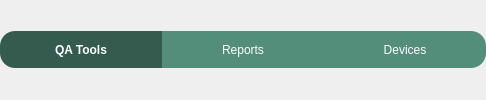
               <widget class="QFrame" name="navigationFrame">
                <property name="sizePolicy">
                 <sizepolicy hsizetype="Preferred" vsizetype="Fixed">
                  <horstretch>0</horstretch>
                  <verstretch>0</verstretch>
                 </sizepolicy>
                </property>
                <property name="styleSheet">
                 <string notr="true">QPushButton:!checked{
	background-color: rgb(82, 142, 122);
    min-width: 150px;
	min-height:25px;
    padding: 6px;
}

QPushButton#qaToolsBtn{
	border-top-left-radius: 15px;
	border-bottom-left-radius: 15px ;
	color: white;
}

QPushButton#qaReportsBtn{
	border-radius: 0px;
	color: white;
}

QPushButton#devicesBtn{
	border-top-right-radius: 15px;
	border-bottom-right-radius: 15px ;
	color: white;
}

QPushButton:checked {
    background-color: rgb(52, 91, 78);
	font: bold;
}
</string>
                </property>
                <property name="frameShape">
                 <enum>QFrame::NoFrame</enum>
                </property>
                <property name="frameShadow">
                 <enum>QFrame::Plain</enum>
                </property>
                <layout class="QHBoxLayout" name="horizontalLayout_2">
                 <property name="spacing">
                  <number>0</number>
                 </property>
                 <property name="leftMargin">
                  <number>0</number>
                 </property>
                 <property name="rightMargin">
                  <number>0</number>
                 </property>
                 <item>
                  <widget class="QPushButton" name="qaToolsBtn">
                   <property name="sizePolicy">
                    <sizepolicy hsizetype="Fixed" vsizetype="Fixed">
                     <horstretch>0</horstretch>
                     <verstretch>0</verstretch>
                    </sizepolicy>
                   </property>
                   <property name="styleSheet">
                    <string notr="true"/>
                   </property>
                   <property name="text">
                    <string>QA Tools</string>
                   </property>
                   <property name="checkable">
                    <bool>true</bool>
                   </property>
                   <property name="checked">
                    <bool>true</bool>
                   </property>
                   <attribute name="buttonGroup">
                    <string notr="true">navTabBtnGroup</string>
                   </attribute>
                  </widget>
                 </item>
                 <item>
                  <widget class="QPushButton" name="qaReportsBtn">
                   <property name="sizePolicy">
                    <sizepolicy hsizetype="Fixed" vsizetype="Fixed">
                     <horstretch>0</horstretch>
                     <verstretch>0</verstretch>
                    </sizepolicy>
                   </property>
                   <property name="minimumSize">
                    <size>
                     <width>162</width>
                     <height>37</height>
                    </size>
                   </property>
                   <property name="text">
                    <string>Reports</string>
                   </property>
                   <property name="checkable">
                    <bool>true</bool>
                   </property>
                   <attribute name="buttonGroup">
                    <string notr="true">navTabBtnGroup</string>
                   </attribute>
                  </widget>
                 </item>
                 <item>
                  <widget class="QPushButton" name="devicesBtn">
                   <property name="sizePolicy">
                    <sizepolicy hsizetype="Fixed" vsizetype="Fixed">
                     <horstretch>0</horstretch>
                     <verstretch>0</verstretch>
                    </sizepolicy>
                   </property>
                   <property name="autoFillBackground">
                    <bool>false</bool>
                   </property>
                   <property name="text">
                    <string>Devices</string>
                   </property>
                   <property name="checkable">
                    <bool>true</bool>
                   </property>
                   <property name="autoDefault">
                    <bool>false</bool>
                   </property>
                   <property name="default">
                    <bool>false</bool>
                   </property>
                   <property name="flat">
                    <bool>false</bool>
                   </property>
                   <attribute name="buttonGroup">
                    <string notr="true">navTabBtnGroup</string>
                   </attribute>
                  </widget>
                 </item>
                </layout>
               </widget>
